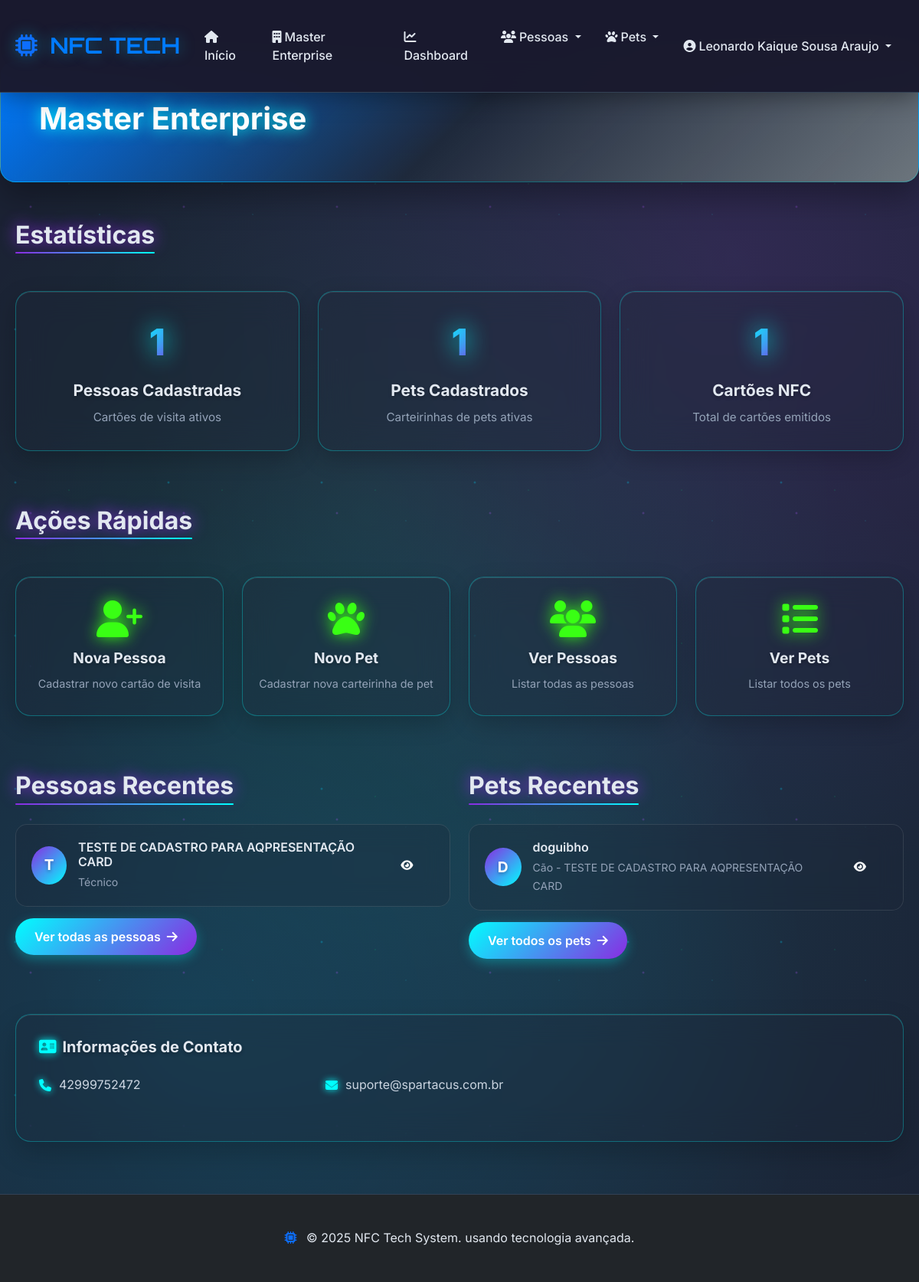
/master-enterprise/ (signed in), run on the app's committed database.
### nfc_cards/models.py (models this page shows, shortened)
class Empresa(models.Model):
    nome = models.CharField(max_length=100, verbose_name="Nome da Empresa")
    slug = models.SlugField(max_length=100, unique=True, verbose_name="Slug")
    descricao = models.TextField(blank=True, verbose_name="Descrição")
    logo = models.ImageField(upload_to='empresas/logos/', blank=True, null=True, verbose_name="Logo")
    cor_primaria = models.CharField(max_length=7, default="#007bff", verbose_name="Cor Primária", help_text="Formato: #RRGGBB")
    cor_secundaria = models.CharField(max_length=7, default="#6c757d", verbose_name="Cor Secundária", help_text="Formato: #RRGGBB")
    email = models.EmailField(blank=True, verbose_name="E-mail")
    telefone = models.CharField(max_length=20, blank=True, verbose_name="Telefone")
    website = models.URLField(blank=True, verbose_name="Website")
    endereco = models.TextField(blank=True, verbose_name="Endereço")
    criado_em = models.DateTimeField(auto_now_add=True)
    atualizado_em = models.DateTimeField(auto_now=True)
    ativo = models.BooleanField(default=True)
    class Meta:
        verbose_name = "Empresa"
        verbose_name_plural = "Empresas"
        ordering = ['nome']

class Person(models.Model):
    empresa = models.ForeignKey(Empresa, on_delete=models.CASCADE, related_name='pessoas', verbose_name="Empresa")
    slug = models.SlugField(max_length=100, verbose_name="Slug")
    nome = models.CharField(max_length=100, verbose_name="Nome Completo")
    email = models.EmailField(verbose_name="E-mail")
    telefone = models.CharField(max_length=20, verbose_name="Telefone")
    whatsapp = models.CharField(max_length=20, blank=True, verbose_name="WhatsApp")
    cargo = models.CharField(max_length=100, blank=True, verbose_name="Cargo")
    apresentacao = models.TextField(verbose_name="Apresentação", help_text="Breve apresentação pessoal")
    foto = models.ImageField(upload_to='pessoas/', blank=True, null=True, verbose_name="Foto de Perfil")
    linkedin = models.URLField(blank=True, verbose_name="LinkedIn")
    instagram = models.URLField(blank=True, verbose_name="Instagram")
    facebook = models.URLField(blank=True, verbose_name="Facebook")
    website = models.URLField(blank=True, verbose_name="Website")
    linktree_url = models.URLField(blank=True, verbose_name="Linktree")
    criado_em = models.DateTimeField(auto_now_add=True)
    atualizado_em = models.DateTimeField(auto_now=True)
    ativo = models.BooleanField(default=True)
    class Meta:
        verbose_name = "Pessoa"
        verbose_name_plural = "Pessoas"
        ordering = ['nome']
        unique_together = ['empresa', 'slug']

class Pet(models.Model):
    ESPECIES = [
        ('cao', 'Cão'),
        ('gato', 'Gato'),
        ('passaro', 'Pássaro'),
        ('peixe', 'Peixe'),
        ('outro', 'Outro'),
    ]
    PORTES = [
        ('pequeno', 'Pequeno'),
        ('medio', 'Médio'),
        ('grande', 'Grande'),
    ]
    empresa = models.ForeignKey(Empresa, on_delete=models.CASCADE, related_name='pets', verbose_name="Empresa")
    slug = models.SlugField(max_length=100, verbose_name="Slug")
    nome = models.CharField(max_length=50, verbose_name="Nome do Pet")
    especie = models.CharField(max_length=20, choices=ESPECIES, verbose_name="Espécie")
    raca = models.CharField(max_length=50, blank=True, verbose_name="Raça")
    porte = models.CharField(max_length=20, choices=PORTES, blank=True, verbose_name="Porte")
    cor = models.CharField(max_length=50, blank=True, verbose_name="Cor")
    data_nascimento = models.DateField(blank=True, null=True, verbose_name="Data de Nascimento")
    foto = models.ImageField(upload_to='pets/', blank=True, null=True, verbose_name="Foto do Pet")
    veterinario = models.CharField(max_length=100, blank=True, verbose_name="Veterinário")
    telefone_veterinario = models.CharField(max_length=20, blank=True, verbose_name="Telefone do Veterinário")
    observacoes = models.TextField(blank=True, verbose_name="Observações Especiais")
    medicamentos = models.TextField(blank=True, verbose_name="Medicamentos")
    alergias = models.TextField(blank=True, verbose_name="Alergias")
    tutor = models.ForeignKey(Person, on_delete=models.CASCADE, related_name='pets', verbose_name="Tutor")
    criado_em = models.DateTimeField(auto_now_add=True)
    atualizado_em = models.DateTimeField(auto_now=True)
    ativo = models.BooleanField(default=True)
    class Meta:
        verbose_name = "Pet"
        verbose_name_plural = "Pets"
        ordering = ['nome']
        unique_together = ['empresa', 'slug']

### nfc_cards/views.py (the view)
# urls.py: path('<slug:empresa_slug>/', views.empresa_home, name='empresa_home'),
def empresa_home(request, empresa_slug):
    empresa = get_object_or_404(Empresa, slug=empresa_slug, ativo=True)
    context = {
        'empresa': empresa,
        'total_pessoas': empresa.pessoas.filter(ativo=True).count(),
        'total_pets': empresa.pets.filter(ativo=True).count(),
        'total_cartoes': empresa.cartoes_nfc.filter(ativo=True).count(),
        'pessoas_recentes': empresa.pessoas.filter(ativo=True).order_by('-criado_em')[:5],
        'pets_recentes': empresa.pets.filter(ativo=True).order_by('-criado_em')[:5],
    }
    return render(request, 'nfc_cards/empresa_home.html', context)

### nfc_cards/templates/nfc_cards/empresa_home.html (shortened to what this page needs)
{% extends 'nfc_cards/base.html' %}
{% load static %}
{% block content %}
<div class="empresa-header">
    <div class="container">
        <div class="row align-items-center">
            <div class="col-lg-8 col-md-7">
                <div class="d-flex align-items-center flex-column flex-md-row text-center text-md-start">
                    <div>
                        <h1 class="mb-2">{{ empresa.nome }}</h1>
                    </div>
                </div>
            </div>
        </div>
    </div>
</div>
<div class="container">
    <div class="row mb-5">
        <div class="col-12 mb-4">
            <h3 class="section-title">Estatísticas</h3>
        </div>
        <div class="col-lg-4 col-md-6 mb-4">
            <div class="stats-card">
                <div class="stats-number">{{ total_pessoas }}</div>
                <h5>Pessoas Cadastradas</h5>
                <p>Cartões de visita ativos</p>
            </div>
        </div>
        <div class="col-lg-4 col-md-6 mb-4">
            <div class="stats-card">
                <div class="stats-number">{{ total_pets }}</div>
                <h5>Pets Cadastrados</h5>
                <p>Carteirinhas de pets ativas</p>
            </div>
        </div>
        <div class="col-lg-4 col-md-6 mb-4">
            <div class="stats-card">
                <div class="stats-number">{{ total_cartoes }}</div>
                <h5>Cartões NFC</h5>
                <p>Total de cartões emitidos</p>
            </div>
        </div>
    </div>
    <div class="row mb-5">
        <div class="col-12 mb-4">
            <h3 class="section-title">Ações Rápidas</h3>
        </div>
        <div class="col-lg-3 col-md-6 mb-4">
            <a href="{% url 'person_create' empresa_slug=empresa.slug %}" class="text-decoration-none">
                <div class="action-card">
                    <i class="fas fa-user-plus fa-3x mb-3"></i>
                    <h5>Nova Pessoa</h5>
                    <p>Cadastrar novo cartão de visita</p>
                </div>
            </a>
        </div>
        <div class="col-lg-3 col-md-6 mb-4">
            <a href="{% url 'pet_create' empresa_slug=empresa.slug %}" class="text-decoration-none">
                <div class="action-card">
                    <i class="fas fa-paw fa-3x mb-3"></i>
                    <h5>Novo Pet</h5>
                    <p>Cadastrar nova carteirinha de pet</p>
                </div>
            </a>
        </div>
        <div class="col-lg-3 col-md-6 mb-4">
            <a href="{% url 'person_list' empresa_slug=empresa.slug %}" class="text-decoration-none">
                <div class="action-card">
                    <i class="fas fa-users fa-3x mb-3"></i>
                    <h5>Ver Pessoas</h5>
                    <p>Listar todas as pessoas</p>
                </div>
            </a>
        </div>
        <div class="col-lg-3 col-md-6 mb-4">
            <a href="{% url 'pet_list' empresa_slug=empresa.slug %}" class="text-decoration-none">
                <div class="action-card">
                    <i class="fas fa-list fa-3x mb-3"></i>
                    <h5>Ver Pets</h5>
                    <p>Listar todos os pets</p>
                </div>
            </a>
        </div>
    </div>
    <div class="row mb-5">
        {% if pessoas_recentes %}
        <div class="col-lg-6 mb-4">
            <h4 class="section-title">Pessoas Recentes</h4>
            {% for pessoa in pessoas_recentes %}
            <div class="recent-item">
                {% if pessoa.foto %}
                <img src="{{ pessoa.foto.url }}" alt="{{ pessoa.nome }}" class="recent-avatar">
                {% else %}
                <div class="recent-placeholder">
                    {{ pessoa.nome|first|upper }}
                </div>
                {% endif %}
                <div class="flex-grow-1">
                    <h6 class="mb-1">{{ pessoa.nome }}</h6>
                    <small>{{ pessoa.cargo|default:"Sem cargo definido" }}</small>
                </div>
                <a href="{% url 'person_detail' empresa_slug=empresa.slug person_slug=pessoa.slug %}"
                    class="btn btn-sm btn-outline-light">
                    <i class="fas fa-eye"></i>
                </a>
            </div>
            {% endfor %}
            <a href="{% url 'person_list' empresa_slug=empresa.slug %}" class="btn-tech">
                Ver todas as pessoas <i class="fas fa-arrow-right"></i>
            </a>
        </div>
        {% endif %}
        {% if pets_recentes %}
        <div class="col-lg-6 mb-4">
            <h4 class="section-title">Pets Recentes</h4>
            {% for pet in pets_recentes %}
            <div class="recent-item">
                {% if pet.foto %}
                <img src="{{ pet.foto.url }}" alt="{{ pet.nome }}" class="recent-avatar">
                {% else %}
                <div class="recent-placeholder">
                    {{ pet.nome|first|upper }}
                </div>
                {% endif %}
                <div class="flex-grow-1">
                    <h6 class="mb-1">{{ pet.nome }}</h6>
                    <small>{{ pet.get_especie_display }} - {{ pet.tutor.nome }}</small>
                </div>
                <a href="{% url 'pet_detail' empresa_slug=empresa.slug pet_slug=pet.slug %}"
                    class="btn btn-sm btn-outline-light">
                    <i class="fas fa-eye"></i>
                </a>
            </div>
            {% endfor %}
            <a href="{% url 'pet_list' empresa_slug=empresa.slug %}" class="btn-tech">
                Ver todos os pets <i class="fas fa-arrow-right"></i>
            </a>
        </div>
        {% endif %}
    </div>
    {% if empresa.endereco or empresa.telefone or empresa.email %}
    <div class="row">
        <div class="col-12">
            <div class="contact-card">
                <h5><i class="fas fa-address-card me-2"></i>Informações de Contato</h5>
                <div class="row">
                    {% if empresa.telefone %}
                    <div class="col-lg-4 col-md-6 mb-3">
                        <p><i class="fas fa-phone"></i> {{ empresa.telefone }}</p>
                    </div>
                    {% endif %}
                    {% if empresa.email %}
                    <div class="col-lg-4 col-md-6 mb-3">
                        <p><i class="fas fa-envelope"></i> {{ empresa.email }}</p>
                    </div>
                    {% endif %}
                </div>
            </div>
        </div>
    </div>
    {% endif %}
</div>
{% endblock %}

### nfc_cards/templates/nfc_cards/base.html (shortened to what this page needs)
<!DOCTYPE html>
<html lang="pt-br">
<head>
    <link href="https://cdn.jsdelivr.net/npm/bootstrap@5.3.0/dist/css/bootstrap.min.css" rel="stylesheet">
    <link rel="stylesheet" href="https://cdnjs.cloudflare.com/ajax/libs/font-awesome/6.4.0/css/all.min.css">
</head>
<body>
    <nav class="navbar navbar-expand-lg fixed-top">
        <div class="container">
            <a class="navbar-brand fw-bold glow-text" href="{% url 'home' %}">
                <i class="fas fa-microchip text-primary me-2"></i>
                NFC TECH
            </a>
            <div class="collapse navbar-collapse" id="navbarNav">
                <ul class="navbar-nav me-auto">
                    <li class="nav-item">
                        <a class="nav-link" href="{% url 'home' %}">
                            <i class="fas fa-home me-1"></i>Início
                        </a>
                    </li>
                    {% if empresa %}
                    <li class="nav-item">
                        <a class="nav-link" href="{% url 'empresa_home' empresa_slug=empresa.slug %}">
                            <i class="fas fa-building me-1"></i>{{ empresa.nome }}
                        </a>
                    </li>
                    <li class="nav-item">
                        <a class="nav-link" href="{% url 'dashboard' %}">
                            <i class="fas fa-chart-line me-1"></i>Dashboard
                        </a>
                    </li>
                    <li class="nav-item dropdown">
                        <a class="nav-link dropdown-toggle" href="#" role="button" data-bs-toggle="dropdown">
                            <i class="fas fa-users me-1"></i>Pessoas
                        </a>
                    </li>
                    <li class="nav-item dropdown">
                        <a class="nav-link dropdown-toggle" href="#" role="button" data-bs-toggle="dropdown">
                            <i class="fas fa-paw me-1"></i>Pets
                        </a>
                    </li>
                    {% endif %}
                </ul>
                <ul class="navbar-nav">
                    {% if user.is_authenticated %}
                    <li class="nav-item dropdown">
                        <a class="nav-link dropdown-toggle" href="#" role="button" data-bs-toggle="dropdown">
                            <i class="fas fa-user-circle me-1"></i>{{ user.get_full_name|default:user.username }}
                        </a>
                    </li>
                    {% endif %}
                </ul>
            </div>
        </div>
    </nav>
    <main style="margin-top: 80px;">
        {% block content %}
        {% endblock %}
    </main>
    <footer class="bg-dark text-center py-4 mt-5">
        <div class="container">
            <p class="mb-0">
                <i class="fas fa-microchip me-2 text-primary"></i>
                &copy; 2025 NFC Tech System.
                usando tecnologia avançada.
            </p>
        </div>
    </footer>
</body>
</html>

### data on the page
Empresa: nome "Master Enterprise", telefone "42999752472", email "suporte@spartacus.com.br"
Person: nome|first "T", nome "TESTE DE CADASTRO PARA AQPRESENTAÇÃO CARD", cargo "Técnico"
Pet: nome|first "D", nome "doguibho", especie "Cão", tutor.nome "TESTE DE CADASTRO PARA AQPRESENTAÇÃO CARD"

### other printed values
{{ user.get_full_name|default:user.username }} "Leonardo Kaique Sousa Araujo"
{{ total_pessoas }} "1"
{{ total_pets }} "1"
{{ total_cartoes }} "1"
